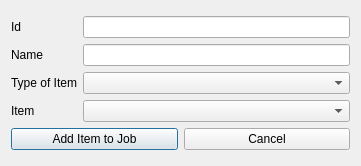
<?xml version="1.0" encoding="UTF-8"?>
<ui version="4.0">
 <class>JobItem</class>
 <widget class="QDialog" name="JobItem">
  <property name="geometry">
   <rect>
    <x>0</x>
    <y>0</y>
    <width>361</width>
    <height>166</height>
   </rect>
  </property>
  <property name="windowTitle">
   <string>Dialog</string>
  </property>
  <layout class="QGridLayout" name="gridLayout">
   <item row="0" column="0">
    <layout class="QVBoxLayout" name="verticalLayout_3">
     <item>
      <layout class="QHBoxLayout" name="horizontalLayout">
       <item>
        <layout class="QVBoxLayout" name="verticalLayout_2">
         <item>
          <widget class="QLabel" name="label_Id">
           <property name="text">
            <string>Id</string>
           </property>
          </widget>
         </item>
         <item>
          <widget class="QLabel" name="label_name">
           <property name="text">
            <string>Name</string>
           </property>
          </widget>
         </item>
         <item>
          <widget class="QLabel" name="label_type">
           <property name="text">
            <string>Type of Item</string>
           </property>
          </widget>
         </item>
         <item>
          <widget class="QLabel" name="label_item">
           <property name="text">
            <string>Item</string>
           </property>
          </widget>
         </item>
        </layout>
       </item>
       <item>
        <layout class="QVBoxLayout" name="verticalLayout">
         <item>
          <widget class="QLineEdit" name="lineEdit_Id"/>
         </item>
         <item>
          <widget class="QLineEdit" name="lineEdit_Name"/>
         </item>
         <item>
          <widget class="QComboBox" name="comboBox_type"/>
         </item>
         <item>
          <widget class="QComboBox" name="comboBox_item"/>
         </item>
        </layout>
       </item>
      </layout>
     </item>
     <item>
      <layout class="QHBoxLayout" name="horizontalLayout_2">
       <item>
        <widget class="QPushButton" name="pushButton">
         <property name="text">
          <string>Add Item to Job</string>
         </property>
        </widget>
       </item>
       <item>
        <widget class="QPushButton" name="pushButton_2">
         <property name="text">
          <string>Cancel</string>
         </property>
        </widget>
       </item>
      </layout>
     </item>
    </layout>
   </item>
  </layout>
 </widget>
 <resources/>
 <connections/>
</ui>
